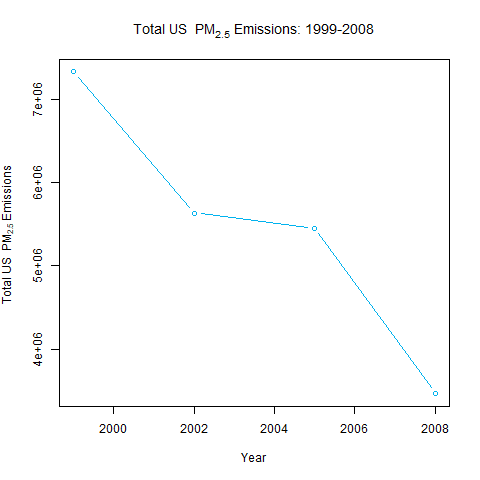

Here is the R script that generated this plot:
## Load all necessary data & packages to build the plot:

source("data_loading.R")

## 1. Have total emissions from PM2.5 decreased in the United States from 1999 to 2008? Using the base plotting system, 
## make a plot showing the total PM2.5 emission from all sources for each of the years 1999, 2002, 2005, and 2008. 

totalNEI <- aggregate(Emissions ~ year, NEI, sum)

png("plot1.png", width = 480, height = 480)

plot1 <- plot(totalNEI$year, totalNEI$Emissions, type = "b", col = "deepskyblue2", 
              main = expression("Total US "~ PM[2.5]~ "Emissions: 1999-2008"), 
              ylab = expression("Total US "~   PM[2.5] ~ "Emissions"), 
              xlab = "Year", 
              pch = 1)
dev.off()